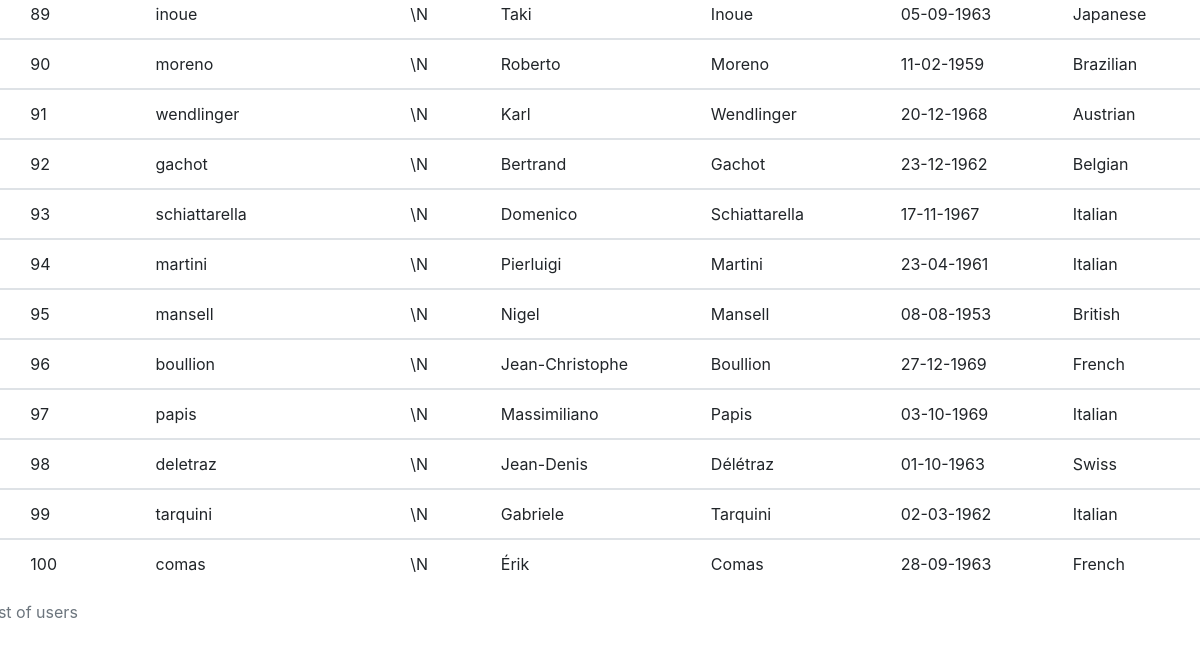
The app's page /getAlldrivers (lower part), older data.
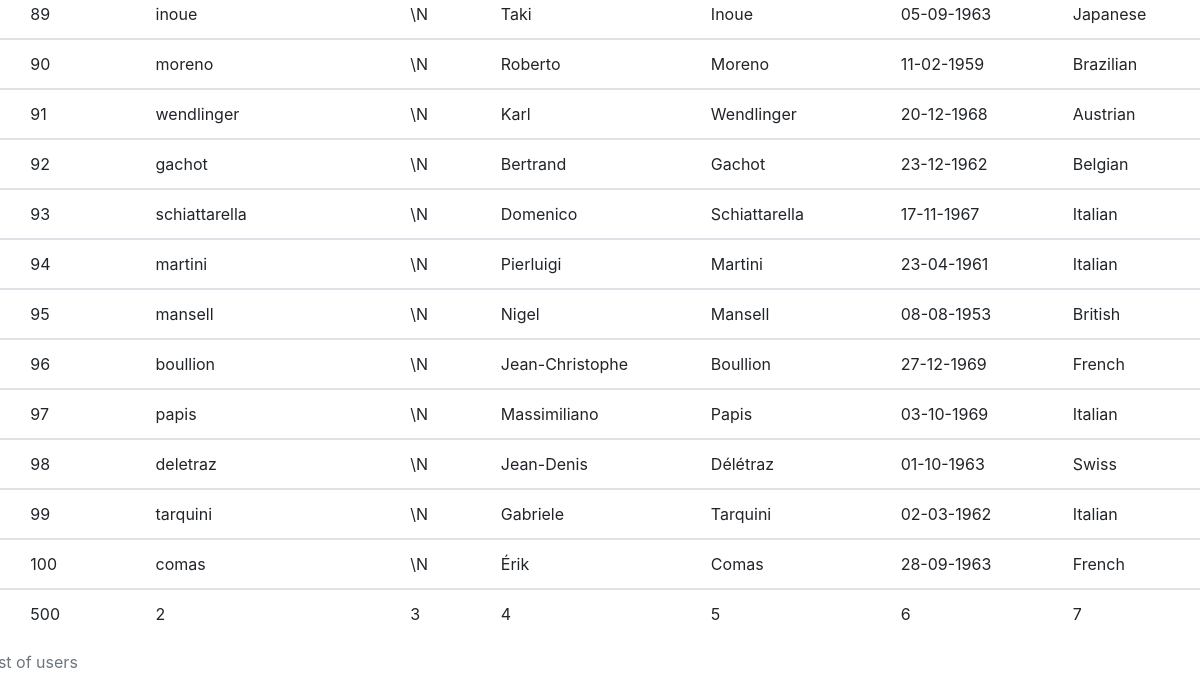
The same page, newer data.
### tables this page shows
CREATE TABLE driver ( driverId text,driverRef text,code text, forename text, surname text,dob text,nationality text);

### app.py (the view)
@app.route("/getAlldrivers", methods = ["GET"])
def getalldrivers():
    print("get all drivers")
    data = drivermapper.getall()
    l=[]
    for i in range(len(data)):
        l.append(data[i])
    print(l)
    return render_template('index.html', l=l)

### drivermapper.py (called while the page is built)
    def getall(self):
        get_all = "SELECT * FROM driver"
        rows = self.cursor.execute(get_all).fetchall()
        return rows

### templates/index.html (shortened to what this page needs)
<!DOCTYPE html>
<html lang="en">
<head>
  <link rel="stylesheet"
        href=
"https://stackpath.bootstrapcdn.com/bootstrap/4.3.1/css/bootstrap.min.css">
  <link rel="stylesheet"
        href=
"https://unpkg.com/bootstrap-table@1.16.0/dist/bootstrap-table.min.css">
</head>
<body>
 <div class="row">
	<table class="table caption-top">
  <caption>List of users</caption>
 {% for item in l %}
  <tbody>
    <tr>
      <td></td>
      <td>{{item[0]}}</td>
      <td>{{item[1]}}</td>
      <td>{{item[2]}}</td>
      <td>{{item[3]}}</td>
      <td>{{item[4]}}</td>
      <td>{{item[5]}}</td>
      <td>{{item[6]}}</td>
    </tr>
  </tbody>
{% endfor %}
</table>
</div>
</body>
</html>

Row changes from the older to the newer data that the page shows:
added driver: driverId "500", driverRef "2", code "3", forename "4", surname "5", dob "6", nationality "7"
